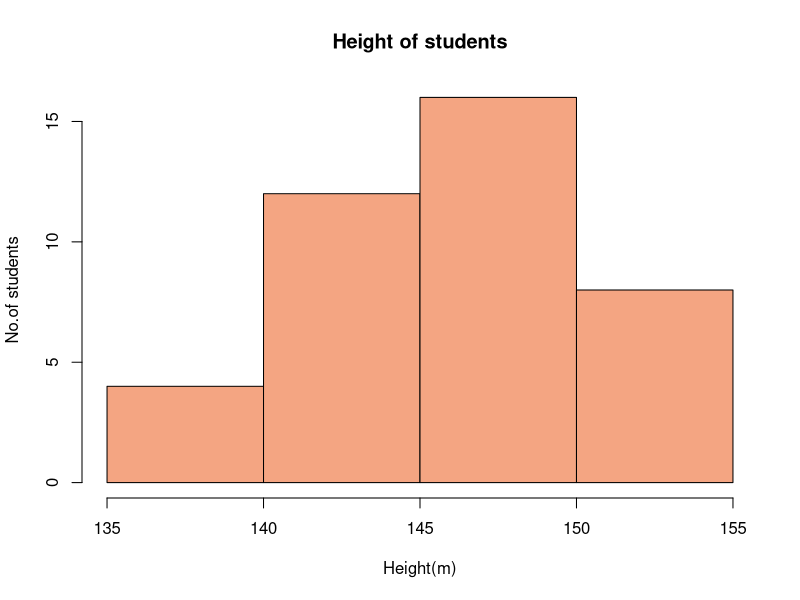

This chart was generated by the following R code:
height <- c(rep(136,4),rep(141,12),rep(146,16),rep(151,8))

breaks <- c(135,140,145,150,155)

hist(height,
     breaks=breaks,
     main="Height of students",
     xlab="Height(m)",
     ylab="No.of students",
     col="#F4A582")
